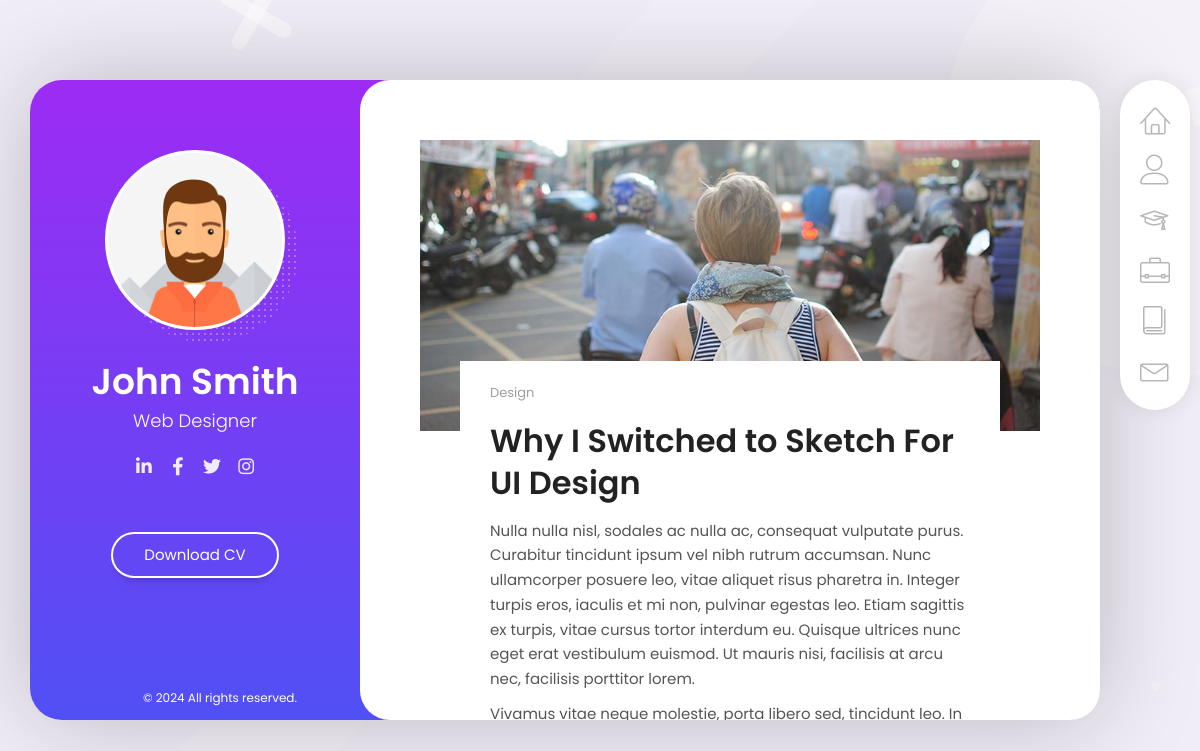
The page /blog-post/1 on the database its author committed.
### main/models.py (models this page shows, shortened)
class Me(models.Model):
    image = models.ImageField(_("Profile Image"), upload_to='profile_images/')
    name = models.CharField(_('Name'), max_length=255)
    surname = models.CharField(_('Surname'), max_length=255)
    age = models.PositiveSmallIntegerField(_("Age"))
    residence = models.CharField(_('Residence'), max_length=100)
    address  = models.CharField(_('Address '), max_length=100)
    email = models.EmailField(_("Email"))
    phone = PhoneNumberField(verbose_name=_("Phone Number with country code"))
    profession = models.CharField(_('Profession'), max_length=255)
    linkedin = models.URLField(blank=True)
    facebook = models.URLField(blank=True)
    instagram = models.URLField(blank=True)
    twitter = models.URLField(blank=True)
    cv_file = models.FileField(upload_to='cvs/')
    class Meta:
        verbose_name = _('Me')
        verbose_name_plural = _('Me')

class Blog(models.Model):
    image = models.ImageField(_('Image'), upload_to='blog/')
    image_full = models.ImageField(_("Image Full"), upload_to="blog/full/")
    main_tag = models.CharField(_("Main Tag"), max_length=15)
    title = models.CharField(_('Title'), max_length=255, default='default_title_class')
    text = models.TextField(_("Text"))
    date = models.DateField(_("Creation Day"))
    author = models.CharField(_("Author"), max_length=50)
    facebook = models.URLField(_("Facebook"))
    twitter = models.URLField(_("Twitter"))
    linkedin = models.URLField(_("Linkedin"))
    tags = models.ManyToManyField("Tag")
    class Meta:
        verbose_name = _('Blog')
        verbose_name_plural = _('Blogs')

### main/views.py (the view)
# urls.py: path('blog-post/<int:blog_id>', BlogPost1View.as_view(), name='blog') ,
class BlogPost1View(TemplateView):
    template_name = 'blog-post-1.html'
    @staticmethod
    def __extract_all_data():
        user_object = Me.objects.first()
        context = {
            'user_object':user_object,
        }
        return  context
    def get(self, request: HttpRequest, blog_id, *args: Any, **kwargs: Any) -> HttpResponse:
        blog = Blog.objects.get(id=blog_id)
        context = self.__extract_all_data()
        context.update({
            'blog': blog,
        })
        return render(request, self.template_name, context=context)

### main/templates/blog-post-1.html (shortened to what this page needs)
<!DOCTYPE html>
{% load static %}
<html lang="en" class="no-js">
<head>
    {% include "inc/css.html" %}
  </head>
  <body>
    <div class="page">
      <div class="page-content">
        <header id="site_header" class="header mobile-menu-hide">
          <div class="header-content">
            <div class="header-photo">
              <img src="{{ user_object.image.url}}" alt="{{ user_object.name }} {{ user_object.surname}}">
            </div>
            <div class="header-titles">
              <h2>{{ user_object.name }} {{ user_object.surname}}</h2>
              <h4>{{ user_object.profession}}</h4>
            </div>
          </div>
          <ul class="main-menu">
            <li class="active">
              <a href="{% url "home" %}#home" class="nav-anim">
                <span class="menu-icon lnr lnr-home"></span>
              </a>
            </li>
            <li>
              <a href="{% url "home" %}#about-me" class="nav-anim">
                <span class="menu-icon lnr lnr-user"></span>
              </a>
            </li>
            <li>
              <a href="{% url "home" %}#resume" class="nav-anim">
                <span class="menu-icon lnr lnr-graduation-hat"></span>
              </a>
            </li>
            <li>
              <a href="{% url "home" %}#portfolio" class="nav-anim">
                <span class="menu-icon lnr lnr-briefcase"></span>
              </a>
            </li>
            <li>
              <a href="{% url "home" %}#blog" class="nav-anim">
                <span class="menu-icon lnr lnr-book"></span>
              </a>
            </li>
            <li>
              <a href="{% url "home" %}#contact" class="nav-anim">
                <span class="menu-icon lnr lnr-envelope"></span>
              </a>
            </li>
          </ul>
          <div class="social-links">
            <ul>
              {% if user_object.linkedin %}
                <li><a href="{{ user_object.linkedin }}" target="_blank"><i class="fab fa-linkedin-in"></i></a></li>
              {% endif %}
              {% if user_object.facebook %}
                <li><a href="{{ user_object.facebook }}" target="_blank"><i class="fab fa-facebook-f"></i></a></li>
              {% endif %}
              {% if user_object.twitter %}
                <li><a href="{{ user_object.twitter }}" target="_blank"><i class="fab fa-twitter"></i></a></li>
              {% endif %}
              {% if user_object.instagram %}
                <li><a href="{{ user_object.twitter }}" target="_blank"><i class="fab fa-instagram"></i></a></li>
              {% endif %}
            </ul>
          </div>
          <div class="header-buttons">
            <a href="#" target="_blank" class="btn btn-primary">Download CV</a>
          </div>
          <div class="copyrights">© 2024 All rights reserved.</div>
        </header>
          <div class="content-area single-page-area">
            <div class="single-page-content">
              <article class="post">
                <div class="post-thumbnail">
                  <img src="{{ blog.image.url }}" alt="image">
                </div>
                <div class="post-content">
                  <header class="entry-header">
                    <div class="entry-meta entry-meta-top">
                      <span><a href="#" rel="category tag">{{ blog.main_tag}}</a></span>
                    </div>
                    <h2 class="entry-title">{{ blog.title }}</h2>
                  </header>
                  <div class="entry-content">
                    <div class="row">
                      <div class=" col-xs-12 col-sm-12 ">
                        <div class="col-inner">
                          {{ blog.text | safe }}
                        </div>
                      </div>
                    </div>
                  </div>
                  </div>
                </div>
            </div>
          </div>
      </div>
</body>
</html>

### main/templates/inc/css.html (shortened to what this page needs)
{% load static %}
<link rel="stylesheet" href="{% static 'css/reset.css' %}" type="text/css">
<link rel="stylesheet" href="{% static 'css/bootstrap-grid.min.css' %}" type="text/css">
<link rel="stylesheet" href="{% static 'css/animations.css' %}" type="text/css">
<link rel="stylesheet" href="{% static 'css/perfect-scrollbar.css' %}" type="text/css">
<link rel="stylesheet" href="{% static 'css/owl.carousel.css' %}" type="text/css">
<link rel="stylesheet" href="{% static 'css/magnific-popup.css' %}" type="text/css">
<link rel="stylesheet" href="{% static 'css/main.css' %}" type="text/css">

### main/templates/inc/js.html (shortened to what this page needs)
{% load static %}

### main/static/css/perfect-scrollbar.css (style rules this page uses)
.ps { -ms-touch-action:auto;touch-action:auto;overflow:hidden!important;-ms-overflow-style:none }

### rows shown on the page
Me: image (picture), name "John", surname "Smith", profession "Web Designer"
Blog: image (picture), main_tag "Design", title "Why I Switched to Sketch For UI Design", text "Nulla nulla nisl, sodales ac nulla ac, consequat vulputate purus. Curabitur tincidunt ipsum vel nibh rutrum accumsan. Nunc ullamcorper posuere leo, vitae aliquet risus pharetra in. Integer turpis eros, iaculis et mi non, pulvinar egestas leo. Etiam sagittis ex turpis, vitae cursus tortor interdum eu. Quisque ultrices nunc eget erat vestibulum euismod. Ut mauris nisi, facilisis at arcu nec, facilisis porttitor lorem. Vivamus vitae neque molestie, porta libero sed, tincidunt leo. In…"
